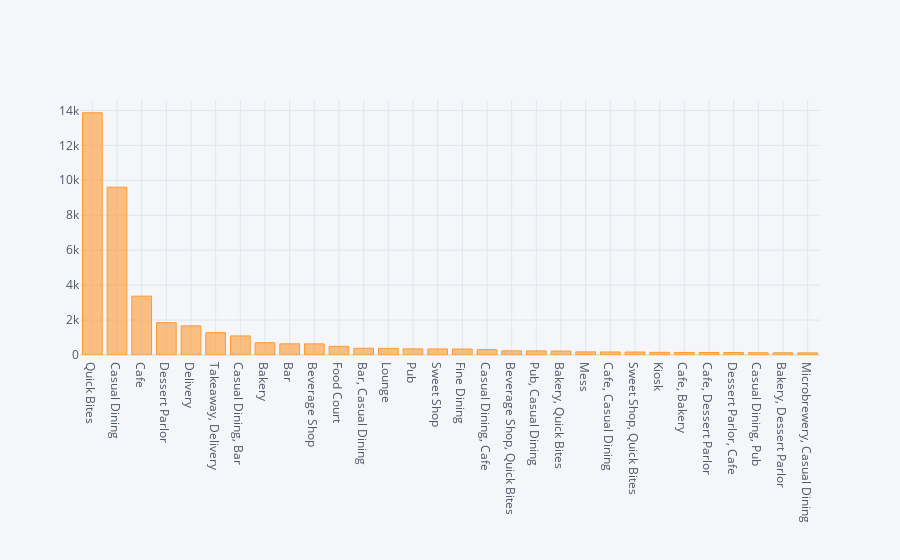

Notebook cell for this chart:
### Markdown cell above
##  Most Popular Restaurant types

### Code cell
df.rest_type.value_counts().head(30).iplot(kind="bar")

### Figure 1 — Plotly figure (JSON) as saved in the notebook; plotly's stock layout.template omitted (floating-point values rounded to 4 significant figures)
{"data": [{"marker": {"color": "rgba(255, 153, 51, 0.6)", "line": {"color": "rgba(255, 153, 51, 1.0)", "width": 1}}, "name": "rest_type", "orientation": "v", "text": "", "type": "bar", "x": ["Quick Bites", "Casual Dining", "Cafe", "Dessert Parlor", "Delivery", "Takeaway, Delivery", "Casual Dining, Bar", "Bakery", "Bar", "Beverage Shop", "Food Court", "Bar, Casual Dining", "Lounge", "Pub", "Sweet Shop", "Fine Dining", "Casual Dining, Cafe", "Beverage Shop, Quick Bites", "Pub, Casual Dining", "Bakery, Quick Bites", "Mess", "Cafe, Casual Dining", "Sweet Shop, Quick Bites", "Kiosk", "Cafe, Bakery", "Cafe, Dessert Parlor", "Dessert Parlor, Cafe", "Casual Dining, Pub", "Bakery, Dessert Parlor", "Microbrewery, Casual Dining"], "y": [13866, 9605, 3368, 1850, 1666, 1278, 1092, 704, 640, 638, 496, 385, 381, 351, 346, 342, 310, 239, 236, 225, 180, 173, 171, 152, 146, 144, 144, 127, 127, 121]}], "layout": {"legend": {"bgcolor": "#F5F6F9", "font": {"color": "#4D5663"}}, "paper_bgcolor": "#F5F6F9", "plot_bgcolor": "#F5F6F9", "title": {"font": {"color": "#4D5663"}}, "xaxis": {"gridcolor": "#E1E5ED", "showgrid": true, "tickfont": {"color": "#4D5663"}, "title": {"font": {"color": "#4D5663"}, "text": ""}, "zerolinecolor": "#E1E5ED"}, "yaxis": {"gridcolor": "#E1E5ED", "showgrid": true, "tickfont": {"color": "#4D5663"}, "title": {"font": {"color": "#4D5663"}, "text": ""}, "zerolinecolor": "#E1E5ED"}}}
